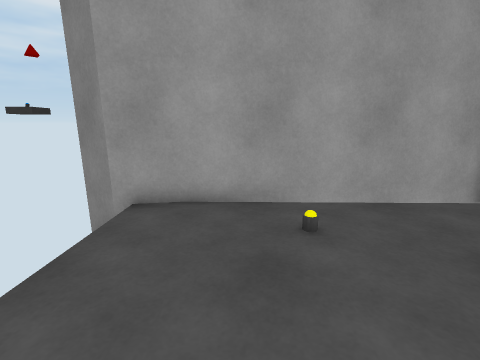
View 1 (above)

12 first-person views from a walk through a Unity game level. The camera is 1.2 m above the floor, tilts 12° down and sees 85° across. The floor is counted in squares, 0.5 m on a side. Each view is taken from the middle of a square. On the plan, view 1 faces up. The plan holds only what a view shows up to about 18 squares ahead; the rest is blank. The place goes on beyond the plan. The player is left out.

View 2
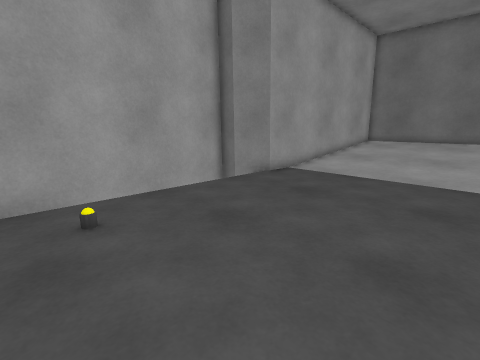

View 3
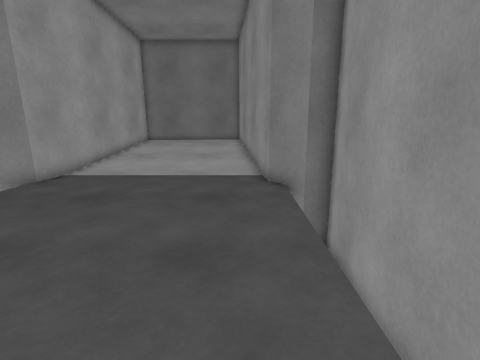

View 4
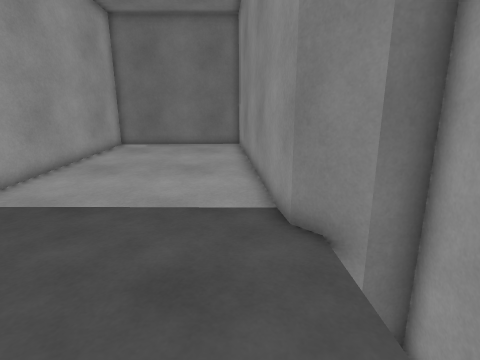

View 5
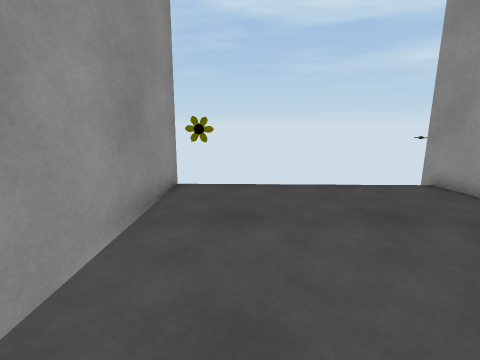

View 6
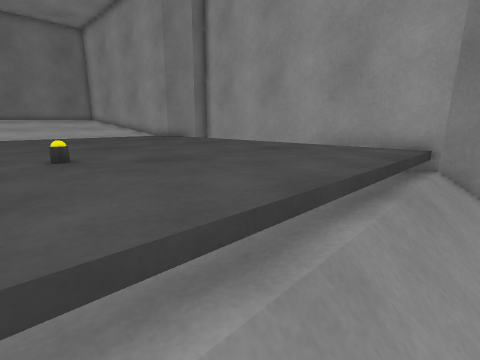

View 7
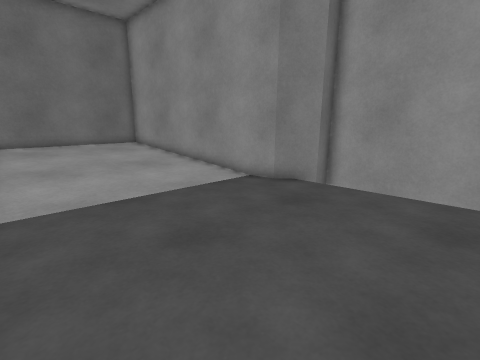

View 8
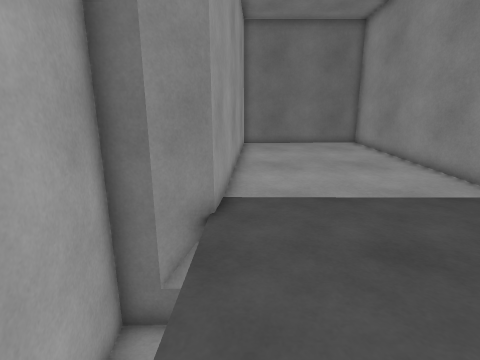

View 9
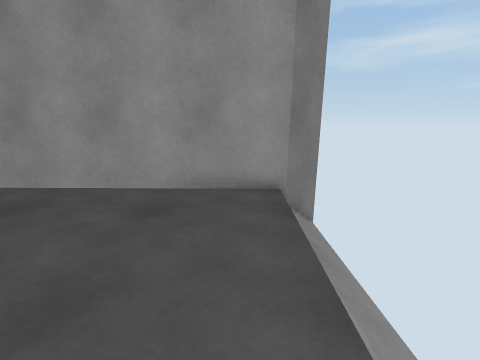

View 10
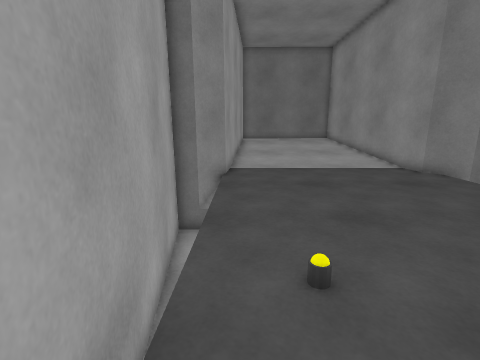

View 11
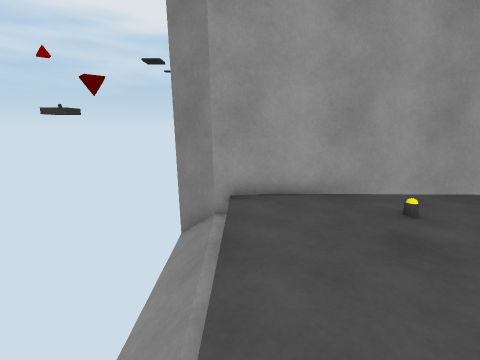

View 12
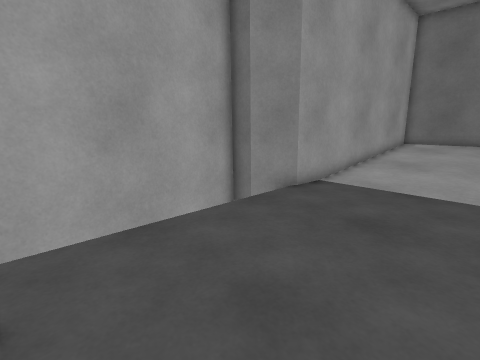

### Floor plan
Key: @ floor where view 1 was taken; # wall or solid block; . main floor; : floor 0.25 m higher than the main floor; + floor 0.5 m higher than the main floor; / step, stairs or slope; v drop or lower ground.
Columns run from 5 left of view 1 to 22 right of it. Each row starts with its distance up from view 1.
 10           ######
  9 #    ######vvvv#
  8 ######vvvvvvvvv#####
  7 //.................#########
  6 //..................:::::++#
  5 //..................:::::++#
  4 //..................::::+++#
  3 //..................::::+++#
  2 //..................::::+++#
  1 //..................::::+++#
  0 //...@..............::::+++#
 -1 //..................:::#####
 -2  /..............########
 -3 ########vvvvvvv##
 -4        #######v#
 -5                #

Positions as (right, up) in squares from view 1, and headings:
1: (0, 0), facing up
2: (0, -1), facing up-right
3: (0, -1), facing right
4: (5, -1), facing right
5: (7, 0), facing left
6: (-5, 7), facing down-right
7: (4, 7), facing down-right
8: (4, 7), facing right
9: (-2, 7), facing down
10: (-2, 7), facing right
11: (-3, -1), facing up
12: (2, 2), facing up-right
